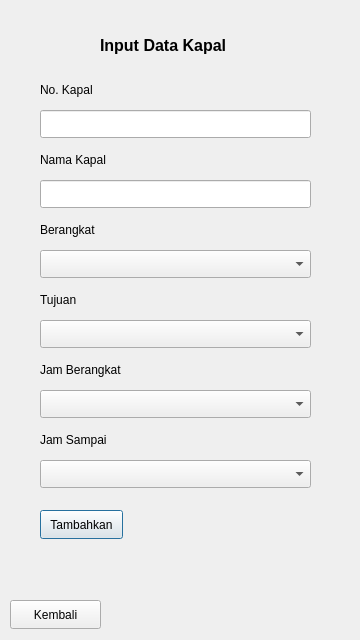
<?xml version="1.0" encoding="UTF-8"?>
<ui version="4.0">
 <class>input_petugas</class>
 <widget class="QDialog" name="input_petugas">
  <property name="geometry">
   <rect>
    <x>0</x>
    <y>0</y>
    <width>360</width>
    <height>640</height>
   </rect>
  </property>
  <property name="minimumSize">
   <size>
    <width>360</width>
    <height>640</height>
   </size>
  </property>
  <property name="maximumSize">
   <size>
    <width>360</width>
    <height>640</height>
   </size>
  </property>
  <property name="windowTitle">
   <string>Shit Ship Booking</string>
  </property>
  <property name="windowIcon">
   <iconset>
    <normaloff>../../../Downloads/ship-icon_34102.png</normaloff>../../../Downloads/ship-icon_34102.png</iconset>
  </property>
  <widget class="QLabel" name="label_6">
   <property name="geometry">
    <rect>
     <x>100</x>
     <y>30</y>
     <width>161</width>
     <height>31</height>
    </rect>
   </property>
   <property name="font">
    <font>
     <pointsize>12</pointsize>
     <bold>true</bold>
    </font>
   </property>
   <property name="text">
    <string>Input Data Kapal</string>
   </property>
  </widget>
  <widget class="QComboBox" name="comboBox_2">
   <property name="geometry">
    <rect>
     <x>40</x>
     <y>390</y>
     <width>271</width>
     <height>28</height>
    </rect>
   </property>
  </widget>
  <widget class="QPushButton" name="pushButton">
   <property name="geometry">
    <rect>
     <x>40</x>
     <y>510</y>
     <width>83</width>
     <height>29</height>
    </rect>
   </property>
   <property name="text">
    <string>Tambahkan</string>
   </property>
  </widget>
  <widget class="QLabel" name="label">
   <property name="geometry">
    <rect>
     <x>40</x>
     <y>150</y>
     <width>91</width>
     <height>20</height>
    </rect>
   </property>
   <property name="text">
    <string>Nama Kapal</string>
   </property>
  </widget>
  <widget class="QLabel" name="label_2">
   <property name="geometry">
    <rect>
     <x>40</x>
     <y>360</y>
     <width>101</width>
     <height>20</height>
    </rect>
   </property>
   <property name="text">
    <string>Jam Berangkat</string>
   </property>
  </widget>
  <widget class="QLabel" name="label_3">
   <property name="geometry">
    <rect>
     <x>40</x>
     <y>220</y>
     <width>81</width>
     <height>20</height>
    </rect>
   </property>
   <property name="text">
    <string>Berangkat</string>
   </property>
  </widget>
  <widget class="QLabel" name="label_5">
   <property name="geometry">
    <rect>
     <x>40</x>
     <y>290</y>
     <width>63</width>
     <height>20</height>
    </rect>
   </property>
   <property name="text">
    <string>Tujuan</string>
   </property>
  </widget>
  <widget class="QComboBox" name="comboBox_3">
   <property name="geometry">
    <rect>
     <x>40</x>
     <y>250</y>
     <width>271</width>
     <height>28</height>
    </rect>
   </property>
  </widget>
  <widget class="QLabel" name="label_4">
   <property name="geometry">
    <rect>
     <x>40</x>
     <y>430</y>
     <width>81</width>
     <height>20</height>
    </rect>
   </property>
   <property name="text">
    <string>Jam Sampai</string>
   </property>
  </widget>
  <widget class="QComboBox" name="comboBox_4">
   <property name="geometry">
    <rect>
     <x>40</x>
     <y>320</y>
     <width>271</width>
     <height>28</height>
    </rect>
   </property>
  </widget>
  <widget class="QLineEdit" name="lineEdit_2">
   <property name="geometry">
    <rect>
     <x>40</x>
     <y>180</y>
     <width>271</width>
     <height>28</height>
    </rect>
   </property>
  </widget>
  <widget class="QComboBox" name="comboBox_5">
   <property name="geometry">
    <rect>
     <x>40</x>
     <y>460</y>
     <width>271</width>
     <height>28</height>
    </rect>
   </property>
  </widget>
  <widget class="QLabel" name="label_7">
   <property name="geometry">
    <rect>
     <x>40</x>
     <y>80</y>
     <width>91</width>
     <height>20</height>
    </rect>
   </property>
   <property name="text">
    <string>No. Kapal</string>
   </property>
  </widget>
  <widget class="QLineEdit" name="lineEdit_3">
   <property name="geometry">
    <rect>
     <x>40</x>
     <y>110</y>
     <width>271</width>
     <height>28</height>
    </rect>
   </property>
  </widget>
  <widget class="QPushButton" name="pushButton_2">
   <property name="geometry">
    <rect>
     <x>10</x>
     <y>600</y>
     <width>91</width>
     <height>29</height>
    </rect>
   </property>
   <property name="text">
    <string>Kembali</string>
   </property>
  </widget>
 </widget>
 <resources/>
 <connections/>
</ui>
